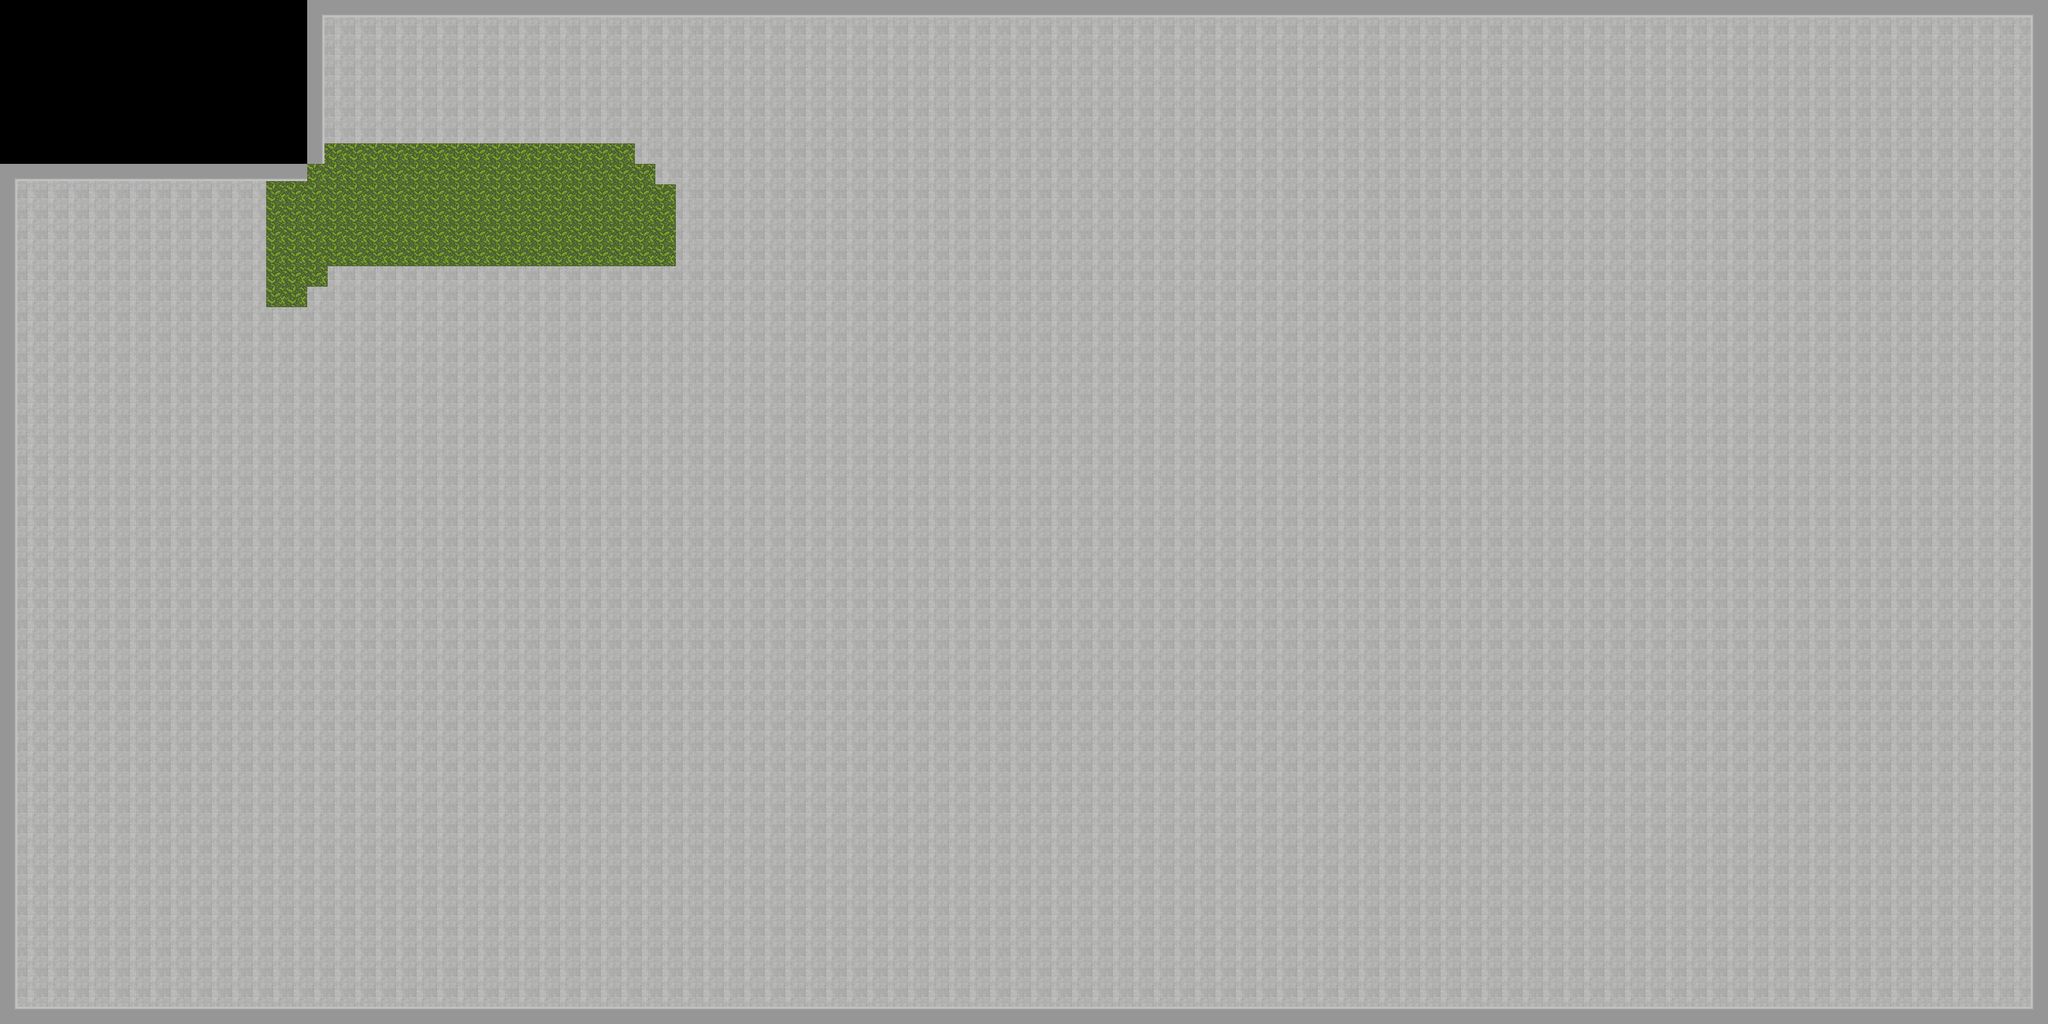

This game map was drawn from its Tiled (.tmx) file and the tilesets committed beside it. A one-line description and the trimmed map source follow:
An orthogonal 100x50 tile map with 32x32 px tiles, 3 tile layers (Concrete, Grass, Edges), 3 tilesets.

<map version="1.0" orientation="orthogonal" renderorder="right-down" width="100" height="50" tilewidth="32" tileheight="32" nextobjectid="3">
 <tileset firstgid="1" name="grass" tilewidth="32" tileheight="32" tilecount="1">
  <image source="Grass.png" width="32" height="32" />
  <tile id="0">
   <properties>
    <property name="jwjgl" value="a" />
   </properties>
  </tile>
 </tileset>
 <tileset firstgid="2" name="concrete" tilewidth="32" tileheight="32" tilecount="4">
  <image source="concrete.jpg" width="64" height="64" />
 </tileset>
 <tileset firstgid="6" name="edge_tileset" tilewidth="32" tileheight="32" tilecount="8">
  <image source="tile/tiles/edge_tileset.png" trans="ff00ff" width="128" height="64" />
 </tileset>
 <layer name="Concrete" width="100" height="50">
  <data>[5000 cells, 4880 non-empty, 1 distinct tile ids]</data>
 </layer>
 <layer name="Grass" width="100" height="50">
  <data>[5000 cells, 120 non-empty, 1 distinct tile ids]</data>
 </layer>
 <layer name="Edges" width="100" height="50">
  <data>[5000 cells, 295 non-empty, 8 distinct tile ids]</data>
 </layer>
</map>